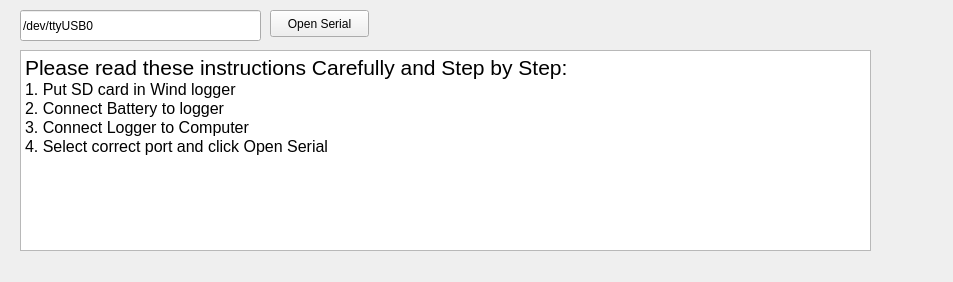
<?xml version="1.0" encoding="UTF-8"?>
<ui version="4.0">
 <class>WindSensor</class>
 <widget class="QWidget" name="WindSensor">
  <property name="geometry">
   <rect>
    <x>0</x>
    <y>0</y>
    <width>953</width>
    <height>282</height>
   </rect>
  </property>
  <property name="minimumSize">
   <size>
    <width>953</width>
    <height>282</height>
   </size>
  </property>
  <property name="windowTitle">
   <string>WindSensor</string>
  </property>
  <widget class="QPushButton" name="open_serial">
   <property name="geometry">
    <rect>
     <x>270</x>
     <y>10</y>
     <width>99</width>
     <height>27</height>
    </rect>
   </property>
   <property name="text">
    <string>Open Serial</string>
   </property>
  </widget>
  <widget class="QLineEdit" name="lineEdit">
   <property name="geometry">
    <rect>
     <x>20</x>
     <y>10</y>
     <width>241</width>
     <height>31</height>
    </rect>
   </property>
   <property name="text">
    <string>/dev/ttyUSB0</string>
   </property>
  </widget>
  <widget class="QTextBrowser" name="textBrowser">
   <property name="geometry">
    <rect>
     <x>20</x>
     <y>50</y>
     <width>851</width>
     <height>201</height>
    </rect>
   </property>
   <property name="html">
    <string>&lt;!DOCTYPE HTML PUBLIC &quot;-//W3C//DTD HTML 4.0//EN&quot; &quot;http://www.w3.org/TR/REC-html40/strict.dtd&quot;&gt;
&lt;html&gt;&lt;head&gt;&lt;meta name=&quot;qrichtext&quot; content=&quot;1&quot; /&gt;&lt;style type=&quot;text/css&quot;&gt;
p, li { white-space: pre-wrap; }
&lt;/style&gt;&lt;/head&gt;&lt;body style=&quot; font-family:'Ubuntu'; font-size:11pt; font-weight:400; font-style:normal;&quot;&gt;
&lt;p style=&quot; margin-top:0px; margin-bottom:0px; margin-left:0px; margin-right:0px; -qt-block-indent:0; text-indent:0px;&quot;&gt;&lt;span style=&quot; font-size:16pt;&quot;&gt;Please read these instructions Carefully and Step by Step:&lt;/span&gt;&lt;/p&gt;
&lt;p style=&quot; margin-top:0px; margin-bottom:0px; margin-left:0px; margin-right:0px; -qt-block-indent:0; text-indent:0px;&quot;&gt;&lt;span style=&quot; font-size:12pt;&quot;&gt;1. Put SD card in Wind logger&lt;/span&gt;&lt;/p&gt;
&lt;p style=&quot; margin-top:0px; margin-bottom:0px; margin-left:0px; margin-right:0px; -qt-block-indent:0; text-indent:0px;&quot;&gt;&lt;span style=&quot; font-size:12pt;&quot;&gt;2. Connect Battery to logger&lt;/span&gt;&lt;/p&gt;
&lt;p style=&quot; margin-top:0px; margin-bottom:0px; margin-left:0px; margin-right:0px; -qt-block-indent:0; text-indent:0px;&quot;&gt;&lt;span style=&quot; font-size:12pt;&quot;&gt;3. Connect Logger to Computer&lt;/span&gt;&lt;/p&gt;
&lt;p style=&quot; margin-top:0px; margin-bottom:0px; margin-left:0px; margin-right:0px; -qt-block-indent:0; text-indent:0px;&quot;&gt;&lt;span style=&quot; font-size:12pt;&quot;&gt;4. Select correct port and click Open Serial&lt;/span&gt;&lt;/p&gt;&lt;/body&gt;&lt;/html&gt;</string>
   </property>
  </widget>
 </widget>
 <layoutdefault spacing="6" margin="11"/>
 <resources/>
 <connections/>
</ui>
